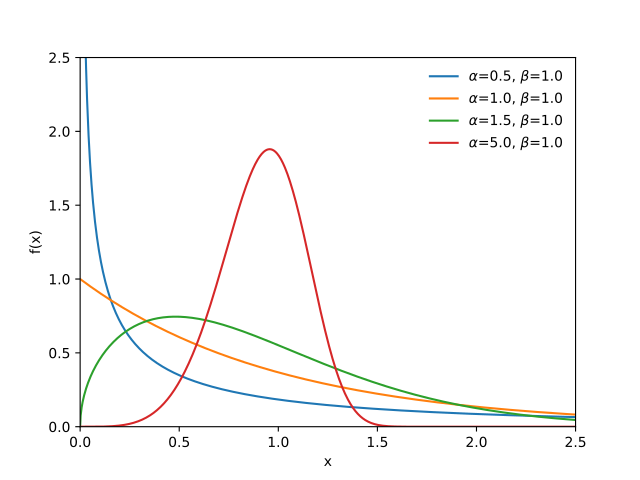

Reproduce this figure in Python.
import matplotlib.pyplot as plt
import numpy as np
import scipy.stats as st
x = np.linspace(0.0, 2.5, 1000)
fig, ax = plt.subplots()
f = lambda alpha, beta : st.weibull_min.pdf(x, alpha, scale=beta)
plot_pdf = lambda alpha, beta : ax.plot(x, f(alpha, beta), label=r'$\alpha$={0}, $\beta$={1}'.format(alpha, beta))
plot_pdf(0.5, 1.0)
plot_pdf(1.0, 1.0)
plot_pdf(1.5, 1.0)
plot_pdf(5.0, 1.0)
plt.legend(loc='upper right', frameon=False)
ax.set(xlim=[0,2.5], ylim=[0,2.5], xlabel='x', ylabel='f(x)')
plt.show()
